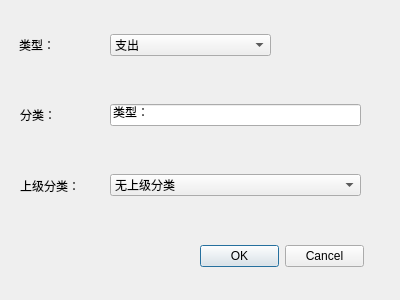
<?xml version="1.0" encoding="UTF-8"?>
<ui version="4.0">
 <class>Dialog_AddClassify</class>
 <widget class="QDialog" name="Dialog_AddClassify">
  <property name="geometry">
   <rect>
    <x>0</x>
    <y>0</y>
    <width>400</width>
    <height>300</height>
   </rect>
  </property>
  <property name="windowTitle">
   <string>Dialog</string>
  </property>
  <widget class="QWidget" name="verticalLayoutWidget">
   <property name="geometry">
    <rect>
     <x>19</x>
     <y>19</y>
     <width>81</width>
     <height>51</height>
    </rect>
   </property>
   <layout class="QVBoxLayout" name="verticalLayout">
    <item>
     <widget class="QLabel" name="label_2">
      <property name="text">
       <string>类型：</string>
      </property>
     </widget>
    </item>
   </layout>
  </widget>
  <widget class="QDialogButtonBox" name="buttonBox">
   <property name="geometry">
    <rect>
     <x>200</x>
     <y>240</y>
     <width>164</width>
     <height>32</height>
    </rect>
   </property>
   <property name="standardButtons">
    <set>QDialogButtonBox::Cancel|QDialogButtonBox::Ok</set>
   </property>
  </widget>
  <widget class="QWidget" name="verticalLayoutWidget_2">
   <property name="geometry">
    <rect>
     <x>110</x>
     <y>20</y>
     <width>161</width>
     <height>51</height>
    </rect>
   </property>
   <layout class="QVBoxLayout" name="verticalLayout_2">
    <item>
     <widget class="QComboBox" name="comboBox_2">
      <item>
       <property name="text">
        <string>支出</string>
       </property>
      </item>
     </widget>
    </item>
   </layout>
  </widget>
  <widget class="QWidget" name="verticalLayoutWidget_4">
   <property name="geometry">
    <rect>
     <x>20</x>
     <y>160</y>
     <width>80</width>
     <height>51</height>
    </rect>
   </property>
   <layout class="QVBoxLayout" name="verticalLayout_4">
    <item>
     <widget class="QLabel" name="label">
      <property name="text">
       <string>上级分类：</string>
      </property>
     </widget>
    </item>
   </layout>
  </widget>
  <widget class="QWidget" name="verticalLayoutWidget_5">
   <property name="geometry">
    <rect>
     <x>110</x>
     <y>90</y>
     <width>251</width>
     <height>51</height>
    </rect>
   </property>
   <layout class="QVBoxLayout" name="verticalLayout_5">
    <item>
     <widget class="QLineEdit" name="lineEdit">
      <property name="enabled">
       <bool>true</bool>
      </property>
      <property name="text">
       <string>类型：</string>
      </property>
     </widget>
    </item>
   </layout>
  </widget>
  <widget class="QWidget" name="verticalLayoutWidget_6">
   <property name="geometry">
    <rect>
     <x>110</x>
     <y>160</y>
     <width>251</width>
     <height>51</height>
    </rect>
   </property>
   <layout class="QVBoxLayout" name="verticalLayout_6">
    <item>
     <widget class="QComboBox" name="comboBox">
      <item>
       <property name="text">
        <string>无上级分类</string>
       </property>
      </item>
     </widget>
    </item>
   </layout>
  </widget>
  <widget class="QWidget" name="verticalLayoutWidget_3">
   <property name="geometry">
    <rect>
     <x>20</x>
     <y>90</y>
     <width>78</width>
     <height>49</height>
    </rect>
   </property>
   <layout class="QVBoxLayout" name="verticalLayout_3">
    <item>
     <widget class="QLabel" name="label_3">
      <property name="text">
       <string>分类：</string>
      </property>
     </widget>
    </item>
   </layout>
  </widget>
 </widget>
 <resources/>
 <connections/>
</ui>
